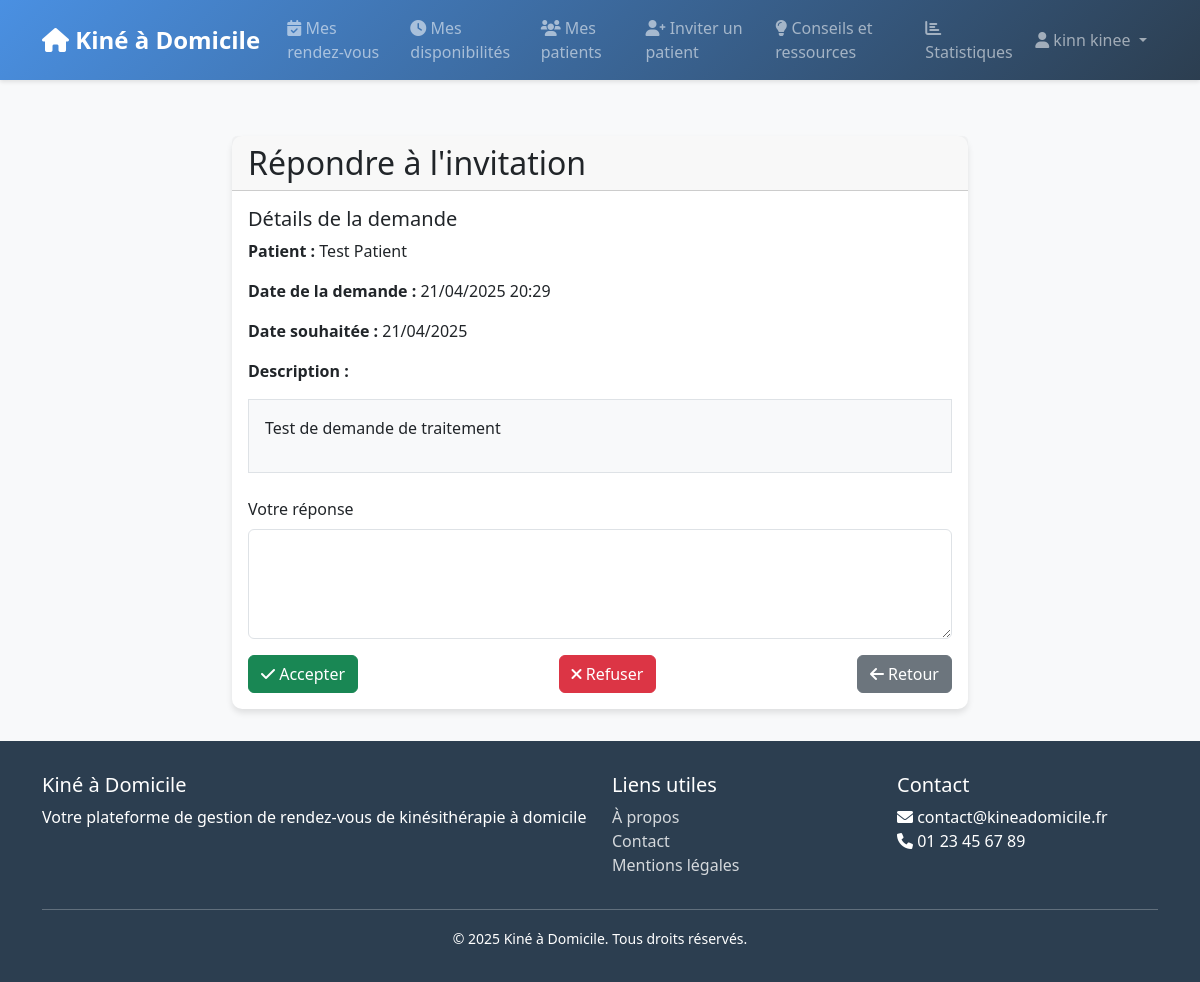
Page /appointments/treatment-invitations/1/respond/ (signed in) on the committed database.
### users/models.py (models this page shows)
class Utilisateur(AbstractUser):
    class Role(models.TextChoices):
        ADMIN = 'ADMIN', _('Administrateur')
        PATIENT = 'PATIENT', _('Patient')
        KINE = 'KINE', _('Kinésithérapeute')
        VENDEUR = 'VENDEUR', _('Vendeur')
    role = models.CharField(
        max_length=10,
        choices=Role.choices,
        default=Role.PATIENT,
    )
    date_naissance = models.DateField(null=True, blank=True)
    telephone = models.CharField(max_length=15, blank=True)

### appointments/models.py (models this page shows, shortened)
class TreatmentRequest(models.Model):
    STATUT_CHOICES = [
        ('EN_ATTENTE', 'En attente'),
        ('ACCEPTE', 'Accepté'),
        ('REFUSE', 'Refusé'),
    ]
    patient = models.ForeignKey(Utilisateur, on_delete=models.CASCADE, related_name='treatment_requests')
    kine = models.ForeignKey(Utilisateur, on_delete=models.CASCADE, related_name='received_requests')
    description = models.TextField()
    date_demande = models.DateTimeField(auto_now_add=True)
    date_traitement_souhaite = models.DateField()
    statut = models.CharField(max_length=20, choices=STATUT_CHOICES, default='EN_ATTENTE')
    reponse = models.TextField(blank=True)
    date_reponse = models.DateTimeField(null=True, blank=True)
    class Meta:
        verbose_name = "Demande de traitement"
        verbose_name_plural = "Demandes de traitement"
        ordering = ['-date_demande']

### appointments/views.py (the view, shortened to what this page needs)
# urls.py: path('treatment-invitations/<int:pk>/respond/', views.respond_to_invitation, name='respond_to_invitation'),
@login_required
def respond_to_invitation(request, pk):
    if request.user.role != 'KINE':
        messages.error(request, "Vous n'avez pas accès à cette page.")
        return redirect('home')
    invitation = get_object_or_404(TreatmentRequest, pk=pk, kine=request.user)
    return render(request, 'appointments/respond_to_invitation.html', {
        'invitation': invitation
    })

### templates/appointments/respond_to_invitation.html (shortened to what this page needs)
{% extends 'base.html' %}
{% block content %}
<div class="container mt-4">
    <div class="row">
        <div class="col-md-8 offset-md-2">
            <div class="card">
                <div class="card-header">
                    <h2 class="mb-0">Répondre à l'invitation</h2>
                </div>
                <div class="card-body">
                    <div class="mb-4">
                        <h5>Détails de la demande</h5>
                        <p><strong>Patient :</strong> {{ invitation.patient.get_full_name }}</p>
                        <p><strong>Date de la demande :</strong> {{ invitation.date_demande|date:"d/m/Y H:i" }}</p>
                        <p><strong>Date souhaitée :</strong> {{ invitation.date_traitement_souhaite|date:"d/m/Y" }}</p>
                        <p><strong>Description :</strong></p>
                        <div class="border p-3 bg-light">
                            {{ invitation.description|linebreaks }}
                        </div>
                    </div>
                    <form method="post">
                        <div class="mb-3">
                            <label for="reponse" class="form-label">Votre réponse</label>
                            <textarea class="form-control" id="reponse" name="reponse" rows="4" required></textarea>
                        </div>
                        <div class="d-flex justify-content-between">
                            <button type="submit" name="action" value="accept" class="btn btn-success">
                                <i class="fas fa-check"></i> Accepter
                            </button>
                            <button type="submit" name="action" value="refuse" class="btn btn-danger">
                                <i class="fas fa-times"></i> Refuser
                            </button>
                            <a href="{% url 'appointments:treatment_invitations' %}" class="btn btn-secondary">
                                <i class="fas fa-arrow-left"></i> Retour
                            </a>
                        </div>
                    </form>
                </div>
            </div>
        </div>
    </div>
</div>
{% endblock %}

### templates/base.html (shortened to what this page needs)
<!DOCTYPE html>
<html lang="fr">
<head>
    <link href="https://cdn.jsdelivr.net/npm/bootstrap@5.3.0/dist/css/bootstrap.min.css" rel="stylesheet">
    <link href="https://cdnjs.cloudflare.com/ajax/libs/font-awesome/6.0.0/css/all.min.css" rel="stylesheet">
    <link href="https://cdnjs.cloudflare.com/ajax/libs/tempusdominus-bootstrap-4/5.39.0/css/tempusdominus-bootstrap-4.min.css" rel="stylesheet">
</head>
<body>
    <nav class="navbar navbar-expand-lg navbar-dark">
        <div class="container">
            <a class="navbar-brand" href="{% url 'home' %}">
                <i class="fas fa-home"></i> Kiné à Domicile
            </a>
            <div class="collapse navbar-collapse" id="navbarNav">
                <ul class="navbar-nav me-auto">
                    {% if user.is_authenticated %}
                        {% if user.role == 'PATIENT' %}
                        <li class="nav-item">
                            <a class="nav-link" href="{% url 'appointments:list' %}">
                                <i class="fas fa-calendar"></i> Mes rendez-vous
                            </a>
                        </li>
                        <li class="nav-item">
                            <a class="nav-link" href="{% url 'appointments:create' %}">
                                <i class="fas fa-plus-circle"></i> Prendre RDV
                            </a>
                        </li>
                        <li class="nav-item">
                            <a class="nav-link" href="{% url 'equipment:list' %}">
                                <i class="fas fa-shopping-cart"></i> Matériel médical
                            </a>
                        </li>
                        <li class="nav-item">
                            <a class="nav-link" href="{% url 'complaints:create' %}">
                                <i class="fas fa-exclamation-circle"></i> Réclamations
                            </a>
                        </li>
                        {% elif user.role == 'KINE' %}
                        <li class="nav-item">
                            <a class="nav-link" href="{% url 'appointments:kine_list' %}">
                                <i class="fas fa-calendar-check"></i> Mes rendez-vous
                            </a>
                        </li>
                        <li class="nav-item">
                            <a class="nav-link" href="{% url 'appointments:availability_list' %}">
                                <i class="fas fa-clock"></i> Mes disponibilités
                            </a>
                        </li>
                        <li class="nav-item">
                            <a class="nav-link" href="{% url 'appointments:kine_patients' %}">
                                <i class="fas fa-users"></i> Mes patients
                            </a>
                        </li>
                        <li class="nav-item">
                            <a class="nav-link" href="{% url 'appointments:invite_patient' %}">
                                <i class="fas fa-user-plus"></i> Inviter un patient
                            </a>
                        </li>
                        <li class="nav-item">
                            <a class="nav-link" href="{% url 'appointments:conseil_list' %}">
                                <i class="fas fa-lightbulb"></i> Conseils et ressources
                            </a>
                        </li>
                        <li class="nav-item">
                            <a class="nav-link" href="{% url 'appointments:statistics' %}">
                                <i class="fas fa-chart-bar"></i> Statistiques
                            </a>
                        </li>
                        {% endif %}
                    {% endif %}
                </ul>
                <ul class="navbar-nav">
                    {% if user.is_authenticated %}
                    <li class="nav-item dropdown">
                        <a class="nav-link dropdown-toggle" href="#" id="navbarDropdown" role="button" data-bs-toggle="dropdown">
                            <i class="fas fa-user"></i> {{ user.get_full_name }}
                        </a>
                    </li>
                    {% endif %}
                </ul>
            </div>
        </div>
    </nav>
    <div class="content">
        {% block content %}{% endblock %}
    </div>
    <footer class="footer">
        <div class="container">
            <div class="row">
                <div class="col-md-6">
                    <h5>Kiné à Domicile</h5>
                    <p>
                        Votre plateforme de gestion de rendez-vous de kinésithérapie à domicile
                    </p>
                </div>
                <div class="col-md-3">
                    <h5>Liens utiles</h5>
                    <ul class="list-unstyled">
                        <li><a href="{% url 'about' %}">À propos</a></li>
                        <li><a href="{% url 'contact' %}">Contact</a></li>
                        <li><a href="{% url 'legal' %}">Mentions légales</a></li>
                    </ul>
                </div>
                <div class="col-md-3">
                    <h5>Contact</h5>
                    <ul class="list-unstyled">
                        <li><i class="fas fa-envelope"></i> contact@kineadomicile.fr</li>
                        <li><i class="fas fa-phone"></i> 01 23 45 67 89</li>
                    </ul>
                </div>
            </div>
            <hr>
            <div class="text-center">
                <small>&copy; {% now "Y" %} Kiné à Domicile. Tous droits réservés.</small>
            </div>
        </div>
    </footer>
</body>
</html>

### templates/base.html (style rules this page uses)
:root { --primary-color: #4a90e2; --secondary-color: #2c3e50; --accent-color: #e74c3c; --light-bg: #f8f9fa; --dark-bg: #343a40; }
body { min-height: 100vh; display: flex; flex-direction: column; background-color: var(--light-bg); font-family: 'Segoe UI', Tahoma, Geneva, Verdana, sans-serif; }
.navbar { background: linear-gradient(135deg, var(--primary-color), var(--secondary-color)); box-shadow: 0 2px 4px rgba(0,0,0,0.1); }
.navbar-brand { font-weight: 600; font-size: 1.5rem; }
.nav-link { font-weight: 500; transition: all 0.3s ease; padding: 0.5rem 1rem; border-radius: 5px; margin: 0 0.2rem; }
.content { flex: 1; padding: 2rem 0; }
.footer { background: var(--secondary-color); color: white; padding: 2rem 0; margin-top: auto; }
.footer a { color: rgba(255,255,255,0.8); text-decoration: none; transition: all 0.3s ease; }
.card { border: none; border-radius: 10px; box-shadow: 0 4px 6px rgba(0,0,0,0.1); transition: all 0.3s ease; }

### rows in the picture
Utilisateur: get_full_name "kinn kinee"
TreatmentRequest: patient.get_full_name "Test Patient", date_demande "21/04/2025 20:29", date_traitement_souhaite "21/04/2025", description "Test de demande de traitement"
